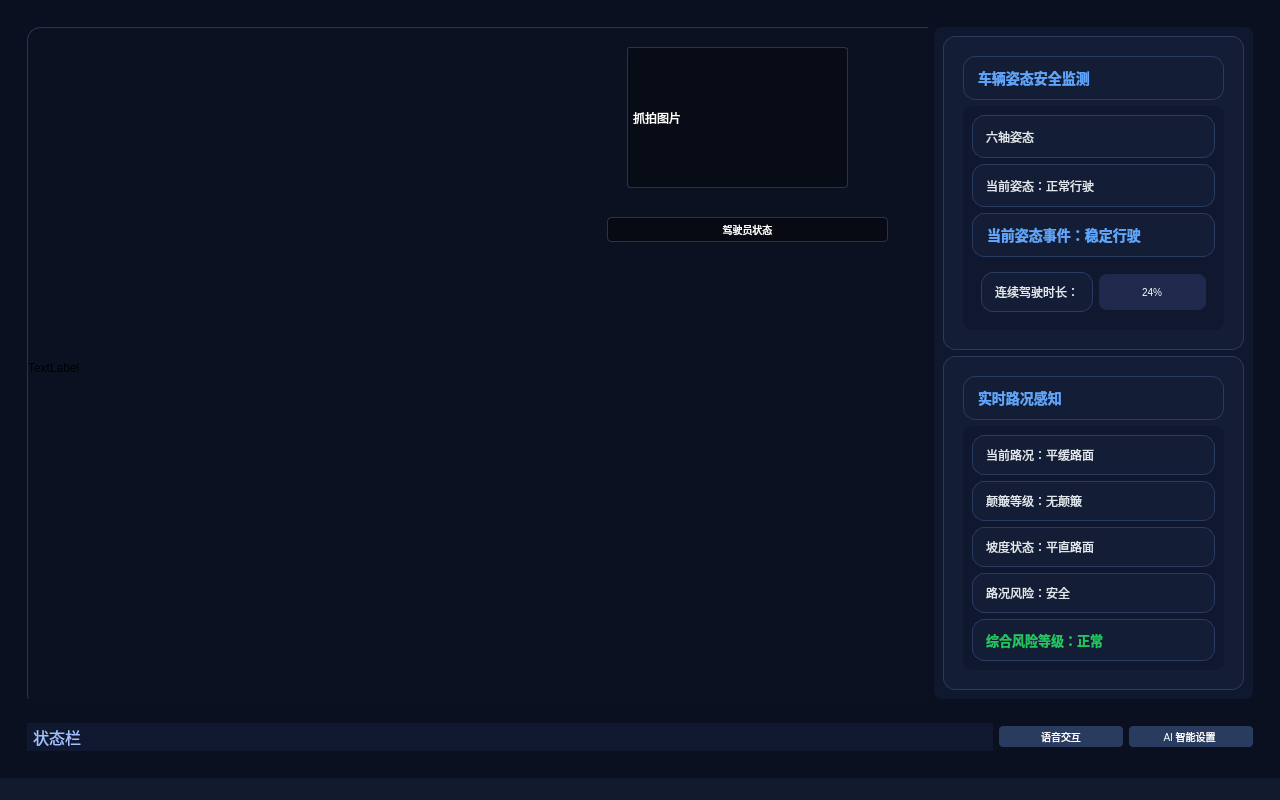
<?xml version="1.0" encoding="UTF-8"?>
<ui version="4.0">
 <class>MainWindow</class>
 <widget class="QMainWindow" name="MainWindow">
  <property name="geometry">
   <rect>
    <x>0</x>
    <y>0</y>
    <width>1280</width>
    <height>800</height>
   </rect>
  </property>
  <property name="windowTitle">
   <string>MainWindow</string>
  </property>
  <property name="styleSheet">
   <string notr="true">background-color: #121a2d;</string>
  </property>
  <widget class="QWidget" name="centralwidget">
   <property name="styleSheet">
    <string notr="true">background-color: #0B1020;</string>
   </property>
   <layout class="QHBoxLayout" name="horizontalLayout_3">
    <item>
     <widget class="QWidget" name="widgetMain" native="true">
      <property name="styleSheet">
       <string notr="true">QMainWindow{background-color:#0F172A;}</string>
      </property>
      <layout class="QVBoxLayout" name="verticalLayout_5" stretch="9,0">
       <item>
        <widget class="QWidget" name="widgetMainView" native="true">
         <property name="styleSheet">
          <string notr="true">QMainWindow{background-color:#0F172A;}</string>
         </property>
         <layout class="QHBoxLayout" name="horizontalLayout_2" stretch="4,0">
          <item>
           <widget class="QWidget" name="widgetCamera" native="true">
            <property name="styleSheet">
             <string notr="true">QWidget{background-color:#0B1120;border:1px solid #233554;border-radius:14px;}</string>
            </property>
            <widget class="QLabel" name="lblDriverStatus">
             <property name="geometry">
              <rect>
               <x>580</x>
               <y>190</y>
               <width>281</width>
               <height>25</height>
              </rect>
             </property>
             <property name="styleSheet">
              <string notr="true">color: #ffffff;
font-size: 10px;
background-color: rgba(0,0,0,100);
padding: 4px;
border-radius: 4px;</string>
             </property>
             <property name="text">
              <string>驾驶员状态</string>
             </property>
             <property name="alignment">
              <set>Qt::AlignmentFlag::AlignCenter</set>
             </property>
             <property name="wordWrap">
              <bool>true</bool>
             </property>
            </widget>
            <widget class="QLabel" name="lblCaptureImg">
             <property name="geometry">
              <rect>
               <x>600</x>
               <y>20</y>
               <width>221</width>
               <height>141</height>
              </rect>
             </property>
             <property name="styleSheet">
              <string notr="true">color: #FFFFFF;
background-color: rgba(0,0,0,0.3);
padding: 2px;
border-radius: 3px;
font-size: 12px;</string>
             </property>
             <property name="text">
              <string>抓拍图片</string>
             </property>
            </widget>
            <widget class="QLabel" name="lblCameraView">
             <property name="geometry">
              <rect>
               <x>0</x>
               <y>0</y>
               <width>941</width>
               <height>681</height>
              </rect>
             </property>
             <property name="sizePolicy">
              <sizepolicy hsizetype="Expanding" vsizetype="Expanding">
               <horstretch>0</horstretch>
               <verstretch>0</verstretch>
              </sizepolicy>
             </property>
             <property name="text">
              <string>TextLabel</string>
             </property>
             <property name="scaledContents">
              <bool>true</bool>
             </property>
             <property name="alignment">
              <set>Qt::AlignmentFlag::AlignJustify|Qt::AlignmentFlag::AlignVCenter</set>
             </property>
            </widget>
            <zorder>lblCameraView</zorder>
            <zorder>lblCaptureImg</zorder>
            <zorder>lblDriverStatus</zorder>
           </widget>
          </item>
          <item>
           <widget class="QWidget" name="widgetData" native="true">
            <property name="styleSheet">
             <string notr="true">background-color: #101830;
border-radius: 8px;
padding: 10px;</string>
            </property>
            <layout class="QVBoxLayout" name="verticalLayout_2">
             <item>
              <layout class="QVBoxLayout" name="verticalLayout_4">
               <item>
                <widget class="QFrame" name="frameBodyworkData">
                 <property name="styleSheet">
                  <string notr="true">QFrame{background-color:#131E36;border:1px solid #2A3B60;border-radius:12px;}</string>
                 </property>
                 <property name="frameShape">
                  <enum>QFrame::Shape::StyledPanel</enum>
                 </property>
                 <property name="frameShadow">
                  <enum>QFrame::Shadow::Raised</enum>
                 </property>
                 <layout class="QVBoxLayout" name="verticalLayout_11" stretch="0,2">
                  <item>
                   <widget class="QLabel" name="lblBodyworkData">
                    <property name="styleSheet">
                     <string notr="true">QLabel{color:#60A5FA;font-size:14px;font-weight:bold;}</string>
                    </property>
                    <property name="text">
                     <string>车辆姿态安全监测</string>
                    </property>
                   </widget>
                  </item>
                  <item>
                   <widget class="QWidget" name="widgetBodyworkData" native="true">
                    <layout class="QVBoxLayout" name="verticalLayout_10">
                     <item>
                      <widget class="QLabel" name="lblAttitude_3">
                       <property name="styleSheet">
                        <string notr="true">QLabel{color:#E2E8F0;font-size:12px;}</string>
                       </property>
                       <property name="text">
                        <string>六轴姿态</string>
                       </property>
                      </widget>
                     </item>
                     <item>
                      <widget class="QLabel" name="lblCarStatus">
                       <property name="styleSheet">
                        <string notr="true">QLabel{color:#E2E8F0;font-size:12px;}</string>
                       </property>
                       <property name="text">
                        <string>当前姿态：正常行驶</string>
                       </property>
                      </widget>
                     </item>
                     <item>
                      <widget class="QLabel" name="lblPostureEvent">
                       <property name="styleSheet">
                        <string notr="true">QLabel{color:#60A5FA;font-size:14px;font-weight:bold;}</string>
                       </property>
                       <property name="text">
                        <string>当前姿态事件：稳定行驶</string>
                       </property>
                      </widget>
                     </item>
                     <item>
                      <widget class="QWidget" name="widgetFatigue_3" native="true">
                       <layout class="QHBoxLayout" name="horizontalLayout" stretch="0,2">
                        <item>
                         <widget class="QLabel" name="lblDriveTime">
                          <property name="styleSheet">
                           <string notr="true">QLabel{color:#E2E8F0;font-size:12px;}</string>
                          </property>
                          <property name="text">
                           <string>连续驾驶时长：</string>
                          </property>
                         </widget>
                        </item>
                        <item>
                         <widget class="QProgressBar" name="barDriveTime">
                          <property name="sizeIncrement">
                           <size>
                            <width>0</width>
                            <height>0</height>
                           </size>
                          </property>
                          <property name="styleSheet">
                           <string notr="true">QProgressBar {
    background-color: #1E294B;
    border: none;
    border-radius: 8px;
    height: 16px;
    color: #ffffff;
    font-size: 10px;
    text-align: center;
}
QProgressBar::chunk {
    border-radius: 8px;
    background: qlineargradient(x1:0,y1:0,x2:1,y2:0,
        stop:0 #22c55e,
        stop:1 #ef4444);
}</string>
                          </property>
                          <property name="value">
                           <number>24</number>
                          </property>
                         </widget>
                        </item>
                       </layout>
                      </widget>
                     </item>
                    </layout>
                   </widget>
                  </item>
                 </layout>
                </widget>
               </item>
               <item>
                <widget class="QFrame" name="frameEnergySecurity">
                 <property name="styleSheet">
                  <string notr="true">QFrame{background-color:#131E36;border:1px solid #2A3B60;border-radius:12px;}</string>
                 </property>
                 <property name="frameShape">
                  <enum>QFrame::Shape::StyledPanel</enum>
                 </property>
                 <property name="frameShadow">
                  <enum>QFrame::Shadow::Raised</enum>
                 </property>
                 <layout class="QVBoxLayout" name="verticalLayout_9" stretch="0,2">
                  <item>
                   <widget class="QLabel" name="lblEnergySecurity">
                    <property name="styleSheet">
                     <string notr="true">QLabel{color:#60A5FA;font-size:14px;font-weight:bold;}</string>
                    </property>
                    <property name="text">
                     <string>实时路况感知</string>
                    </property>
                   </widget>
                  </item>
                  <item>
                   <widget class="QWidget" name="widgetEnergySecurity" native="true">
                    <property name="sizeIncrement">
                     <size>
                      <width>0</width>
                      <height>0</height>
                     </size>
                    </property>
                    <layout class="QVBoxLayout" name="verticalLayout_8">
                     <item>
                      <widget class="QLabel" name="lblRoadMain">
                       <property name="styleSheet">
                        <string notr="true">QLabel{color:#E2E8F0;font-size:12px;}</string>
                       </property>
                       <property name="text">
                        <string>当前路况：平缓路面</string>
                       </property>
                       <property name="alignment">
                        <set>Qt::AlignmentFlag::AlignLeading|Qt::AlignmentFlag::AlignLeft|Qt::AlignmentFlag::AlignVCenter</set>
                       </property>
                      </widget>
                     </item>
                     <item>
                      <widget class="QLabel" name="lblShakeLevel">
                       <property name="styleSheet">
                        <string notr="true">QLabel{color:#E2E8F0;font-size:12px;}</string>
                       </property>
                       <property name="text">
                        <string>颠簸等级：无颠簸</string>
                       </property>
                       <property name="alignment">
                        <set>Qt::AlignmentFlag::AlignLeading|Qt::AlignmentFlag::AlignLeft|Qt::AlignmentFlag::AlignVCenter</set>
                       </property>
                      </widget>
                     </item>
                     <item>
                      <widget class="QLabel" name="lblSlopeStatus">
                       <property name="styleSheet">
                        <string notr="true">QLabel{color:#E2E8F0;font-size:12px;}</string>
                       </property>
                       <property name="text">
                        <string>坡度状态：平直路面</string>
                       </property>
                       <property name="alignment">
                        <set>Qt::AlignmentFlag::AlignLeading|Qt::AlignmentFlag::AlignLeft|Qt::AlignmentFlag::AlignVCenter</set>
                       </property>
                      </widget>
                     </item>
                     <item>
                      <widget class="QLabel" name="lblRoadRisk">
                       <property name="styleSheet">
                        <string notr="true">QLabel{color:#E2E8F0;font-size:12px;}</string>
                       </property>
                       <property name="text">
                        <string>路况风险：安全</string>
                       </property>
                       <property name="alignment">
                        <set>Qt::AlignmentFlag::AlignLeading|Qt::AlignmentFlag::AlignLeft|Qt::AlignmentFlag::AlignVCenter</set>
                       </property>
                      </widget>
                     </item>
                     <item>
                      <widget class="QLabel" name="lblCombinedRisk">
                       <property name="styleSheet">
                        <string notr="true">QLabel{color:#22C55E;font-size:13px;font-weight:bold;}</string>
                       </property>
                       <property name="text">
                        <string>综合风险等级：正常</string>
                       </property>
                       <property name="alignment">
                        <set>Qt::AlignmentFlag::AlignLeading|Qt::AlignmentFlag::AlignLeft|Qt::AlignmentFlag::AlignVCenter</set>
                       </property>
                      </widget>
                     </item>
                    </layout>
                   </widget>
                  </item>
                 </layout>
                </widget>
               </item>
              </layout>
             </item>
            </layout>
           </widget>
          </item>
         </layout>
        </widget>
       </item>
       <item>
        <widget class="QWidget" name="widget" native="true">
         <layout class="QHBoxLayout" name="horizontalLayout_6">
          <item>
           <widget class="QLabel" name="lblStatusBar">
            <property name="styleSheet">
             <string notr="true">background-color: #101830;
color: #A0C0FF;
padding: 2px;
font-size: 16px;</string>
            </property>
            <property name="text">
             <string>状态栏</string>
            </property>
           </widget>
          </item>
          <item>
           <widget class="QPushButton" name="btnVoice">
            <property name="styleSheet">
             <string notr="true">QPushButton {
    background-color: #2A3B60;
    color: #ffffff;
    border: none;
    border-radius: 4px;
    font-size: 10px;
    padding: 3px 12px;
    min-width: 80px;
    max-width: 100px;
}
QPushButton:hover {
    background-color: #3B4E7A;
}
QPushButton:pressed {
    background-color: #1E294B;
}</string>
            </property>
            <property name="text">
             <string>语音交互</string>
            </property>
           </widget>
          </item>
          <item>
           <widget class="QPushButton" name="btnAiSet">
            <property name="styleSheet">
             <string notr="true">QPushButton {
    background-color: #2A3B60;
    color: #ffffff;
    border: none;
    border-radius: 4px;
    font-size: 10px;
    padding: 3px 12px;
    min-width: 80px;
    max-width: 100px;
}
QPushButton:hover {
    background-color: #3B4E7A;
}
QPushButton:pressed {
    background-color: #1E294B;
}</string>
            </property>
            <property name="text">
             <string>AI 智能设置	</string>
            </property>
           </widget>
          </item>
         </layout>
        </widget>
       </item>
      </layout>
     </widget>
    </item>
   </layout>
  </widget>
  <widget class="QMenuBar" name="menubar">
   <property name="geometry">
    <rect>
     <x>0</x>
     <y>0</y>
     <width>1280</width>
     <height>17</height>
    </rect>
   </property>
  </widget>
  <widget class="QStatusBar" name="statusbar"/>
 </widget>
 <resources/>
 <connections/>
</ui>
